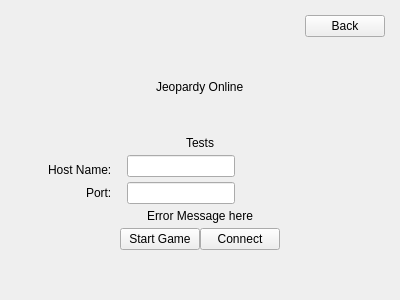
<?xml version="1.0" encoding="UTF-8"?>
<ui version="4.0">
 <class>ConnectOnlineWidget</class>
 <widget class="QWidget" name="ConnectOnlineWidget">
  <property name="geometry">
   <rect>
    <x>0</x>
    <y>0</y>
    <width>400</width>
    <height>300</height>
   </rect>
  </property>
  <property name="windowTitle">
   <string>Form</string>
  </property>
  <layout class="QVBoxLayout" name="verticalLayout">
   <property name="spacing">
    <number>0</number>
   </property>
   <property name="leftMargin">
    <number>15</number>
   </property>
   <property name="topMargin">
    <number>15</number>
   </property>
   <property name="rightMargin">
    <number>15</number>
   </property>
   <property name="bottomMargin">
    <number>50</number>
   </property>
   <item alignment="Qt::AlignRight">
    <widget class="QPushButton" name="backButton">
     <property name="sizePolicy">
      <sizepolicy hsizetype="Fixed" vsizetype="Fixed">
       <horstretch>0</horstretch>
       <verstretch>0</verstretch>
      </sizepolicy>
     </property>
     <property name="text">
      <string>Back</string>
     </property>
    </widget>
   </item>
   <item alignment="Qt::AlignHCenter">
    <widget class="QLabel" name="titleLabel">
     <property name="text">
      <string>Jeopardy Online</string>
     </property>
    </widget>
   </item>
   <item>
    <widget class="QWidget" name="widget" native="true">
     <layout class="QVBoxLayout" name="verticalLayout_2">
      <property name="spacing">
       <number>5</number>
      </property>
      <property name="leftMargin">
       <number>0</number>
      </property>
      <property name="topMargin">
       <number>0</number>
      </property>
      <property name="rightMargin">
       <number>0</number>
      </property>
      <property name="bottomMargin">
       <number>0</number>
      </property>
      <item alignment="Qt::AlignHCenter">
       <widget class="QLabel" name="headerLabel">
        <property name="sizePolicy">
         <sizepolicy hsizetype="Fixed" vsizetype="Fixed">
          <horstretch>0</horstretch>
          <verstretch>0</verstretch>
         </sizepolicy>
        </property>
        <property name="text">
         <string>Tests</string>
        </property>
       </widget>
      </item>
      <item>
       <widget class="QWidget" name="hostnameWidget" native="true">
        <layout class="QHBoxLayout" name="horizontalLayout">
         <property name="spacing">
          <number>15</number>
         </property>
         <property name="leftMargin">
          <number>0</number>
         </property>
         <property name="topMargin">
          <number>0</number>
         </property>
         <property name="rightMargin">
          <number>150</number>
         </property>
         <property name="bottomMargin">
          <number>0</number>
         </property>
         <item alignment="Qt::AlignRight|Qt::AlignBottom">
          <widget class="QLabel" name="hostnameLabel">
           <property name="sizePolicy">
            <sizepolicy hsizetype="Minimum" vsizetype="Preferred">
             <horstretch>0</horstretch>
             <verstretch>0</verstretch>
            </sizepolicy>
           </property>
           <property name="text">
            <string>Host Name:</string>
           </property>
          </widget>
         </item>
         <item alignment="Qt::AlignLeft|Qt::AlignBottom">
          <widget class="QLineEdit" name="hostnameEdit">
           <property name="maximumSize">
            <size>
             <width>450</width>
             <height>16777215</height>
            </size>
           </property>
          </widget>
         </item>
        </layout>
       </widget>
      </item>
      <item>
       <widget class="QWidget" name="portWidget" native="true">
        <property name="sizePolicy">
         <sizepolicy hsizetype="Preferred" vsizetype="Preferred">
          <horstretch>0</horstretch>
          <verstretch>0</verstretch>
         </sizepolicy>
        </property>
        <layout class="QHBoxLayout" name="horizontalLayout_2">
         <property name="spacing">
          <number>15</number>
         </property>
         <property name="leftMargin">
          <number>0</number>
         </property>
         <property name="topMargin">
          <number>0</number>
         </property>
         <property name="rightMargin">
          <number>150</number>
         </property>
         <property name="bottomMargin">
          <number>0</number>
         </property>
         <item alignment="Qt::AlignRight|Qt::AlignVCenter">
          <widget class="QLabel" name="portLabel">
           <property name="text">
            <string>Port:</string>
           </property>
          </widget>
         </item>
         <item alignment="Qt::AlignLeft|Qt::AlignVCenter">
          <widget class="QLineEdit" name="portEdit">
           <property name="maximumSize">
            <size>
             <width>450</width>
             <height>16777215</height>
            </size>
           </property>
          </widget>
         </item>
        </layout>
       </widget>
      </item>
      <item alignment="Qt::AlignHCenter">
       <widget class="QLabel" name="resultLabel">
        <property name="text">
         <string>Error Message here</string>
        </property>
       </widget>
      </item>
      <item alignment="Qt::AlignHCenter">
       <widget class="QWidget" name="buttonsWidget" native="true">
        <layout class="QHBoxLayout" name="horizontalLayout_3">
         <property name="spacing">
          <number>0</number>
         </property>
         <property name="leftMargin">
          <number>0</number>
         </property>
         <property name="topMargin">
          <number>0</number>
         </property>
         <property name="rightMargin">
          <number>0</number>
         </property>
         <property name="bottomMargin">
          <number>0</number>
         </property>
         <item>
          <widget class="QPushButton" name="startGameButton">
           <property name="sizePolicy">
            <sizepolicy hsizetype="Fixed" vsizetype="Fixed">
             <horstretch>0</horstretch>
             <verstretch>0</verstretch>
            </sizepolicy>
           </property>
           <property name="text">
            <string>Start Game</string>
           </property>
          </widget>
         </item>
         <item>
          <widget class="QPushButton" name="connectButton">
           <property name="sizePolicy">
            <sizepolicy hsizetype="Fixed" vsizetype="Fixed">
             <horstretch>0</horstretch>
             <verstretch>0</verstretch>
            </sizepolicy>
           </property>
           <property name="text">
            <string>Connect</string>
           </property>
          </widget>
         </item>
        </layout>
       </widget>
      </item>
     </layout>
    </widget>
   </item>
  </layout>
 </widget>
 <resources/>
 <connections/>
</ui>
